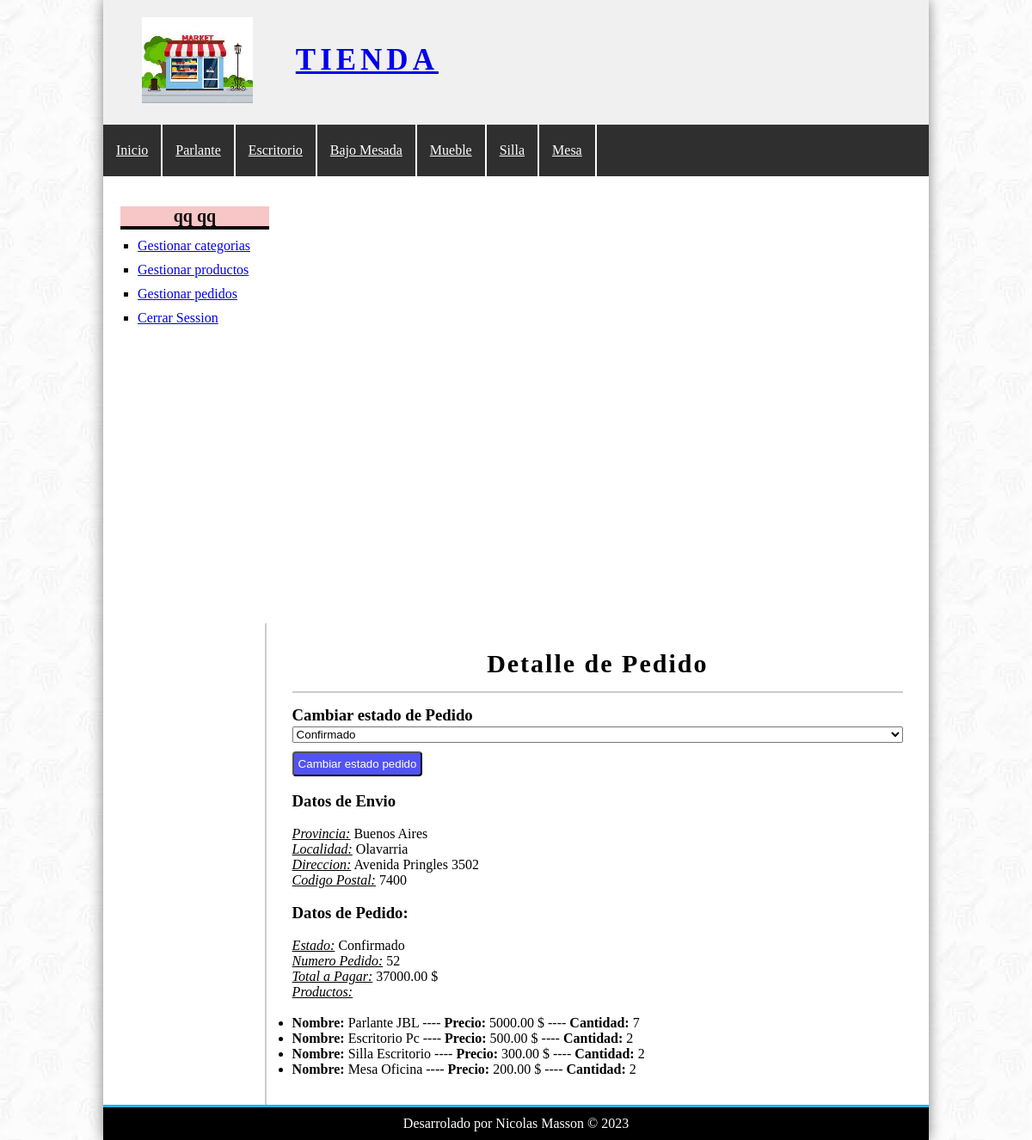
The page /?controller=pedido&accion=detallePedido&id=52 (signed in) on the database as committed earlier.
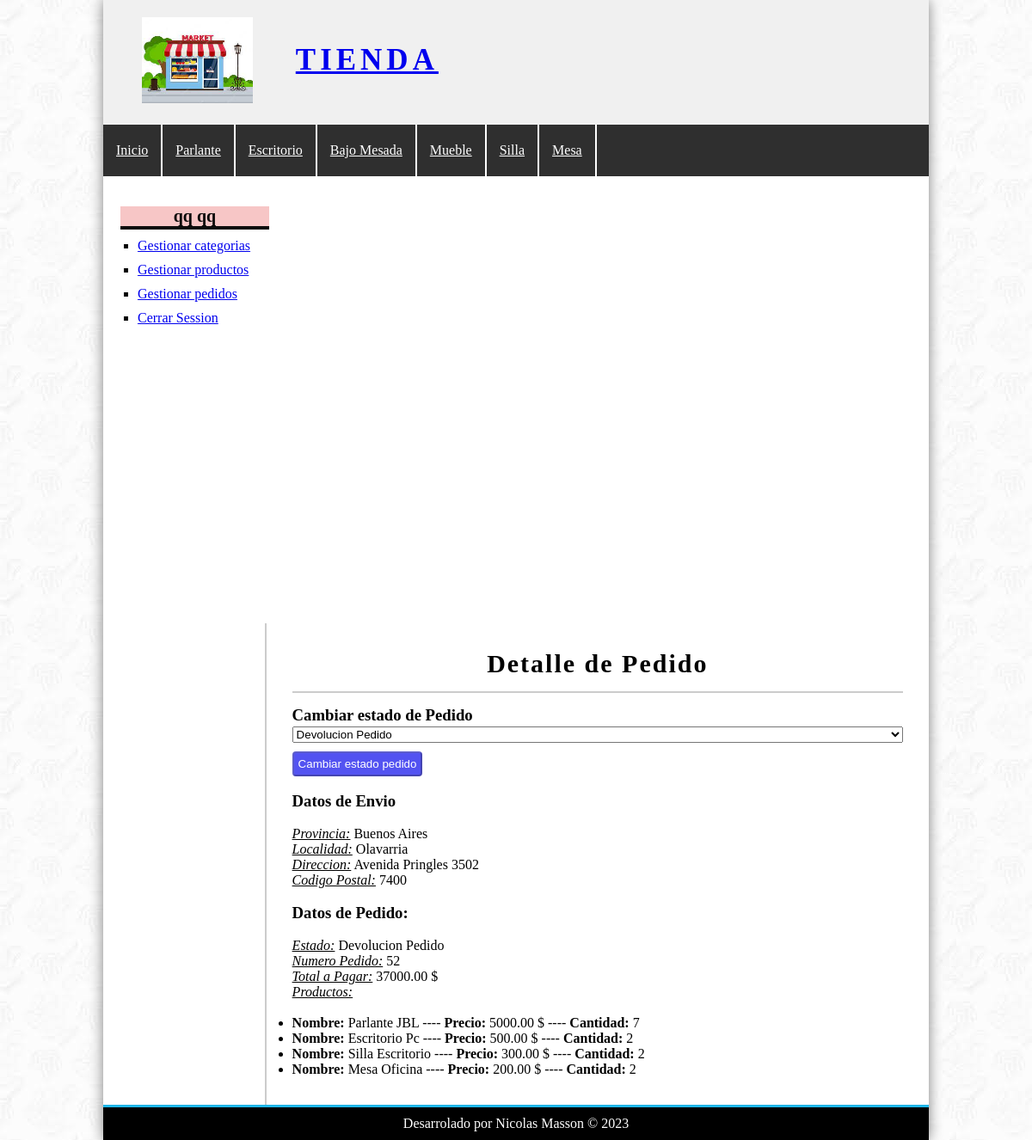
The same page on the database as committed later.
### tables this page shows
CREATE TABLE `pedidos` (
  `id_Pedido` int(11) NOT NULL,
  `id_Usuario` int(11) NOT NULL,
  `provincia` varchar(100) NOT NULL,
  `localidad` varchar(100) NOT NULL,
  `cp` int(100) NOT NULL,
  `direccion` varchar(100) NOT NULL,
  `costo` float(200,2) NOT NULL,
  `estado` varchar(100) NOT NULL,
  `fecha` date DEFAULT NULL,
  `hora` time DEFAULT NULL
);

### config/bd.php (called while the page is built)
<?php
class Database{
    public static function conectar(){
        $bd=new mysqli('localhost','root','','tienda');
        $bd->query("SET NAMES 'utf8'");
        return $bd;
    }
}
?>

### models/pedido.php (called while the page is built, shortened)
<?php
require_once 'config/bd.php';
class Pedido
{
	private $id_Pedido;
	private $bd;
	public function __construct()
	{
		$this->bd = Database::conectar();
	}
	public function getId_Pedido()
	{
		return $this->id_Pedido;
	}
	public function setId_Pedido($id_Pedido)
	{
		$this->id_Pedido = $id_Pedido;
	}
	public function getPedido()
	{
		$getPedido = $this->bd->query("SELECT * FROM pedidos WHERE id_Pedido={$this->getId_Pedido()}");
		return $getPedido->fetch_object();
	}
	public function getPedidoProductos($IdPedido)
	{
		$sql = "SELECT pr.*, pp.unidades FROM productos as pr INNER JOIN pedidos_productos as pp ON pr.id_Producto=pp.id_Producto where pp.id_Pedido={$IdPedido}";
		$getPedidoProductos = $this->bd->query($sql);
		return $getPedidoProductos;
	}
}
?>

### views/pedido/detallePedido.php (the view, shortened to what this page needs)
<h1>Detalle de Pedido</h1>
<?php if (isset($pedido)) { ?>
    <?php if ($_SESSION['rol'] == "administrador") { ?>
        <h3>Cambiar estado de Pedido</h3>
        <form action="<?= base_url ?>?controller=pedido&accion=estadoPedido" method="POST">
            <select name="estadoPedido">
                <?php
                if ($pedido->estado == "Devolucion Pedido") {
                    ?>
                    <option value="Devolucion Pedido" <?= $pedido->estado == "Devolucion Pedido" ? 'selected' : '' ?> disabled>
                        Devolucion Pedido
                    </option>
                    <?php
                } else {
                    ?>
                    <option value="Confirmado" <?= $pedido->estado == "Confirmado" ? 'selected' : '' ?>>Confirmado</option>
                    <?php
                }
                ?>
            </select>
            <input type="submit" <?php if ($pedido->estado == "Devolucion Pedido") { ?> disabled <?php
            } else {
            } ?> enabled
                value="Cambiar estado pedido" />
        </form>
    <?php }
    ; ?>
    <h3>Datos de Envio</h3>
    <em><u>Provincia:</u></em>
    <?= $pedido->provincia ?> </br>
    <em><u>Localidad:</u></em>
    <?= $pedido->localidad ?> </br>
    <em><u>Direccion:</u></em>
    <?= $pedido->direccion ?> </br>
    <em><u>Codigo Postal:</u></em>
    <?= $pedido->cp ?> </br>
    <h3>Datos de Pedido:</h3>
    <em><u>Estado:</u></em>
    <?= $pedido->estado ?>
    <em><u> Numero Pedido:</u></em>
    <?= $pedido->id_Pedido ?> <br />
    <em><u>Total a Pagar:</u></em>
    <?= $pedido->costo ?> $ <br />
    <u><em> Productos:</u></em>
    <?php while ($producto = $Productos->fetch_object()) {
        ?>
        <ul>
            <li>
                <b>Nombre:</b>
                <?= $producto->nombre ?> ----
                <b>Precio:</b>
                <?= $producto->precio ?> $ ----
                <b>Cantidad:</b>
                <?= $producto->unidades ?>
            </li>
        </ul>
    <?php }
}
; ?>

Rows that differ between the two databases and show on the page:
changed pedidos "Buenos Aires": estadoPedido "Confirmado" → "Devolucion Pedido"; estado "Confirmado" → "Devolucion Pedido"
